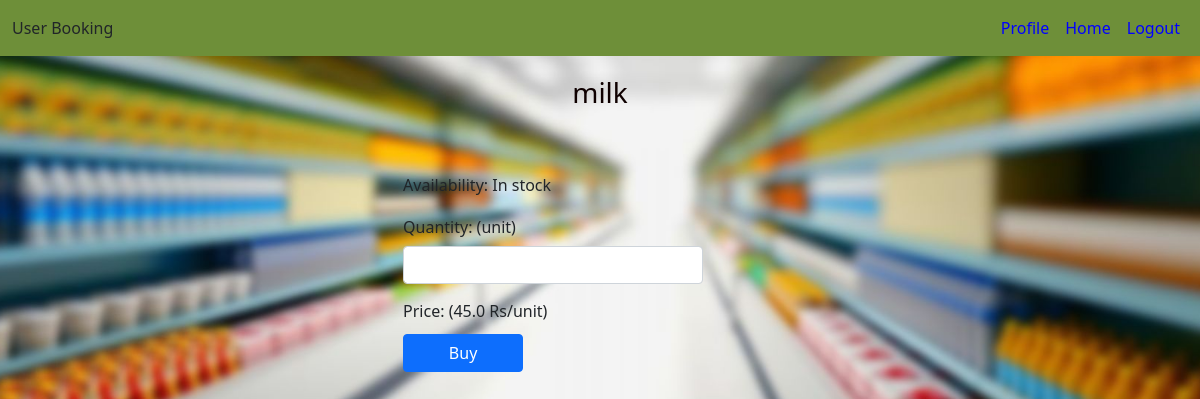
The page /1/buyProduct/3 on the database its author committed.
### application/models.py (models this page shows)
class Product(db.Model):
    __tablename__ = 'product'
    product_id = db.Column(db.Integer, primary_key = True, autoincrement=True,)
    product_name = db.Column(db.String, nullable = False)
    productcategory_id = db.Column(db.Integer, db.ForeignKey('productcategory.productcategory_id'), nullable = False)
    product_unit = db.Column(db.String, nullable = False)
    product_rateperunit = db.Column(db.Float, nullable = False)
    product_quantity = db.Column(db.Integer, nullable = False)
    product_expirydate = db.Column(db.DateTime, nullable = True)
    product_isdeleted = db.Column(db.Integer, nullable = False)

### application/controllers.py (the view, shortened to what this page needs)
@app.route("/<int:user_id>/buyProduct/<product_id>", methods = ["GET", "POST"])
def buyProduct(user_id, product_id):
    retrieved_user = User.query.get(user_id)
    if request.method == 'GET':
        product = Product.query.get(product_id)
        return render_template("user_buyproduct.html",
                               product = product,
                               user = retrieved_user)

### templates/user_buyproduct.html (shortened to what this page needs)
<!DOCTYPE html>
<html lang="en">
<head>
    <link href="https://cdn.jsdelivr.net/npm/bootstrap@5.0.2/dist/css/bootstrap.min.css" rel="stylesheet">
</head>
<body>
    <nav class="navbar navbar-expand navbar-light divcolor">
        <div class="container-fluid">
            <span class="navbar-text font-weight-bold text-dark">User Booking</span>
            <ul class="navbar-nav ml-auto">
                <li class="nav-item">
                    <a class="nav-link" href="/profile/{{user.user_id}}" style="color: blue;">Profile</a>
                </li>
                <li class="nav-item">
                    <a class="nav-link" href="/getproductdetailsforuser/{{user.user_id}}" style="color: blue;">Home</a>
                </li>
                <li class="nav-item">
                    <a class="nav-link" href="/logout" style="color: blue;">Logout</a>
                </li>
            </ul>
        </div>
    </nav>
    <h3 style="color: rgb(15, 0, 0);margin-top: 20px; text-align: center;">{{product.product_name}}</h1><br><br>
        <div class="container d-flex justify-content-center">
            <form class="form" method="post" action="/{{user.user_id}}/buyProduct/{{product.product_id}}">
                <div>
                    <div class="mb-1 row">
                        <label class="col-sm-6 col-form-label">Availability: {% if product.product_quantity > 0 %}In stock{% else %} Out of Stock{% endif %}</label>
                    </div>
                    <div class="mb-2 row">
                        {% set splitlist = product.product_unit.split('/') %}
                        <label for="unit" class="col-sm-6 col-form-label">Quantity: ({{ splitlist[1] }})
                        </label>
                        <div class="col-sm-12">
                            <input type="number" class="form-control" style="max-width: 300px;" name="productquantity" required min="1">
                        </div>
                    </div>
                    <div class="mb-1 row">
                        <label class="col-form-label">Price: ({{product.product_rateperunit}} {{product.product_unit}})</label>
                    </div>
                    <input type="submit" class="btn btn-primary btn-md btn-block custom-button" value="Buy">
                    <br>
                </form>
        </div>
</body>
</html>

### templates/user_buyproduct.html (style rules this page uses)
body { background-image: url('/static/background2.jpg'); background-size: cover; background-repeat: no-repeat; background-position: center center; min-height: 100vh; }
.divcolor { background-color: rgb(110, 143, 57); }
.custom-button { width: 120px; margin-right: 20px; }

### rows shown on the page
Product: product_name "milk", product_rateperunit "45.0", product_unit "Rs/unit"

### other values the page prints
{{ splitlist[1] }} "unit"
